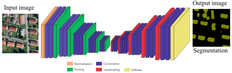
#> input picture cigarette_butt_segmentation/segnet.png, 232 x 73 px, shrunk from 736 x 230 before the run
$ jupyter execute articles.ipynb
#> lines starting #> are read from the running program, lines starting #| are printed output that depends on the picture
## Оисание литературы и анализ модели:

**Статьи**:

- https://arxiv.org/pdf/1505.04597.pdf

- http://robocraft.ru/blog/algorithm/558.html

- http://robocraft.ru/blog/algorithm/560.html

- http://robocraft.ru/blog/machinelearning/3671.html

- http://mi.eng.cam.ac.uk/projects/segnet/

- https://www.kaggle.com/meaninglesslives/unet-resnet34-in-keras

- https://habr.com/ru/post/348000/

- https://neurohive.io/ru/osnovy-data-science/semantic-segmention/

- http://www.machinelearning.ru/wiki/images/c/c4/NN_for_segmentation_and_Keras.pdf

- https://neurohive.io/ru/novosti/kak-delat-augmentaciju-dannyh-dlya-raspoznavaniya-obektov/


**SegNet**:

Модель SegNet является типичным автокодировщиком, основанным на сверточной нейронной сети. Схема этой модели представлена на
рисунке ниже.Сеть состоит из блоков, в каждом блоке присутствуют свертки и
пулинги (субдискретизирующие слои) или слои, повышающие дискретизацию (апсэмплинг слои), а также активационные слои ReLU
и слои нормализации батч-нормализации. Архитектура полностью симметрична, кроме слоя мягкого максимума(Softmax)
на конце декодера. Этот слой преобразует каждый пиксель выходной
матрицы в целое число, показывающее класс данного пикселя. Главное отличие SegNet от обычного сверточного автокодировщика в том,
что его апсэмплинг слои декодера информационно соединены с соответствующими пулинг слоями энкодера.

[cell 1]
import numpy as np
import matplotlib.pyplot as plt
import cv2
seg_png = cv2.imread('segnet.png')
#> seg_png is the input picture: shape (73, 232, 3); mean B, G, R 175.1, 173.6, 174.1
plt.figure(figsize=(20,20))
plt.imshow(seg_png[..., [2,1,0]])
plt.show()

**Fully Convolutional Networks (FCN)**:

Схема состоит только из енкодера, где в конце просто берется берется последний слой:

[cell 2]
fcn_png = cv2.imread('fcn.jpg')
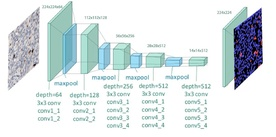
#> input picture cigarette_butt_segmentation/fcn.jpg, 276 x 137 px, shrunk from 877 x 433 before the run
#> fcn_png is the input picture: shape (137, 276, 3); mean B, G, R 232.4, 230.5, 222.4
plt.figure(figsize=(20,20))
plt.imshow(fcn_png[..., [2,1,0]])
plt.show()

**UNet**:

Архитектура сети показана на рисунке ниже и содержит две части, сужающуюся(энкодер) и расширяющуюся(декодер). Первая представляет из
себя типичную архитектуру сверточную классификационной сети. Состоит из повторяющихся применений двух сверток 3x3, за которыми
следуют активация (ReLU) и операция макс-пулинга 2x2 с шагом 2. На
каждом шаге повышаем количество каналов вдвое.
Расширяющаяся часть состоит из шагов так называемой обратной
свертки(деконволюции) 2x2, уменьшающей количество каналов, затем
конкатенация с соответствующим образом обрезанным карту признаков от соответствующей части(видно на схеме) сужающейся части и
две свертки 3x3 и активация(Relu). Обрезка необходима из-за потери
пограничных пикселей в каждой свертке.

[cell 3]
seg_png = cv2.imread('unet.png')
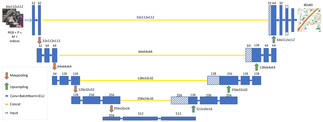
#> input picture cigarette_butt_segmentation/unet.png, 323 x 122 px, shrunk from 1024 x 388 before the run
#> seg_png is the input picture: shape (122, 323, 3); mean B, G, R 240.9, 239, 236.3
plt.figure(figsize=(20,20))
plt.imshow(seg_png[..., [2,1,0]])
plt.show()

**Unet with ResNet34 encoder**

Аналогично UNet, только будем работать еще с предобученной моделью. Из архитектуры ниже все предельно понятно:

[cell 4]
seg_png = cv2.imread('unet_resnet_strucutre_new.png')
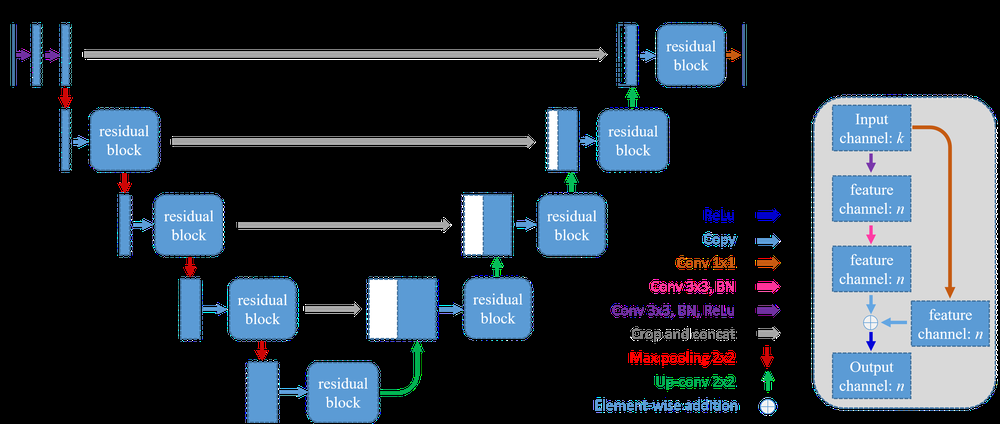
#> input picture cigarette_butt_segmentation/unet_resnet_strucutre_new.png, 1000 x 424 px, shrunk from 3172 x 1345 before the run
#> seg_png is the input picture: shape (424, 1000, 3); mean B, G, R 61.9, 52.5, 43.6
plt.figure(figsize=(20,20))
plt.imshow(seg_png[..., [2,1,0]])
plt.show()

**Аугментации**:

Аугментация данных — это важный этап обучения моделей машинного обучения. Под аугментацией данных понимается увеличение выборки данных для обучения через модификацию существующих данных. Использование методов аугментации данных показало себя хорошо на задаче классификации изображений. Несмотря на это, исследований влияния аугментации на точность моделей распознавания не было. Учитывая ресурсы на разметку изображений, для задачи распознавания объектов аугментация может быть более полезна.

[cell 5]
seg_png = cv2.imread('Snimok-ekrana-2019-06-29-v-3.53.30-min.png')
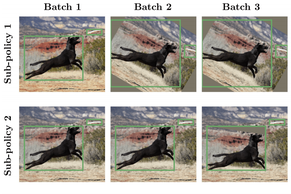
#> input picture cigarette_butt_segmentation/Snimok-ekrana-2019-06-29-v-3.53.30-min.png, 291 x 194 px, shrunk from 923 x 615 before the run
#> seg_png is the input picture: shape (194, 291, 3); mean B, G, R 157, 166.1, 170.6
plt.figure(figsize=(20,20))
plt.imshow(seg_png[..., [2,1,0]])
plt.show()
